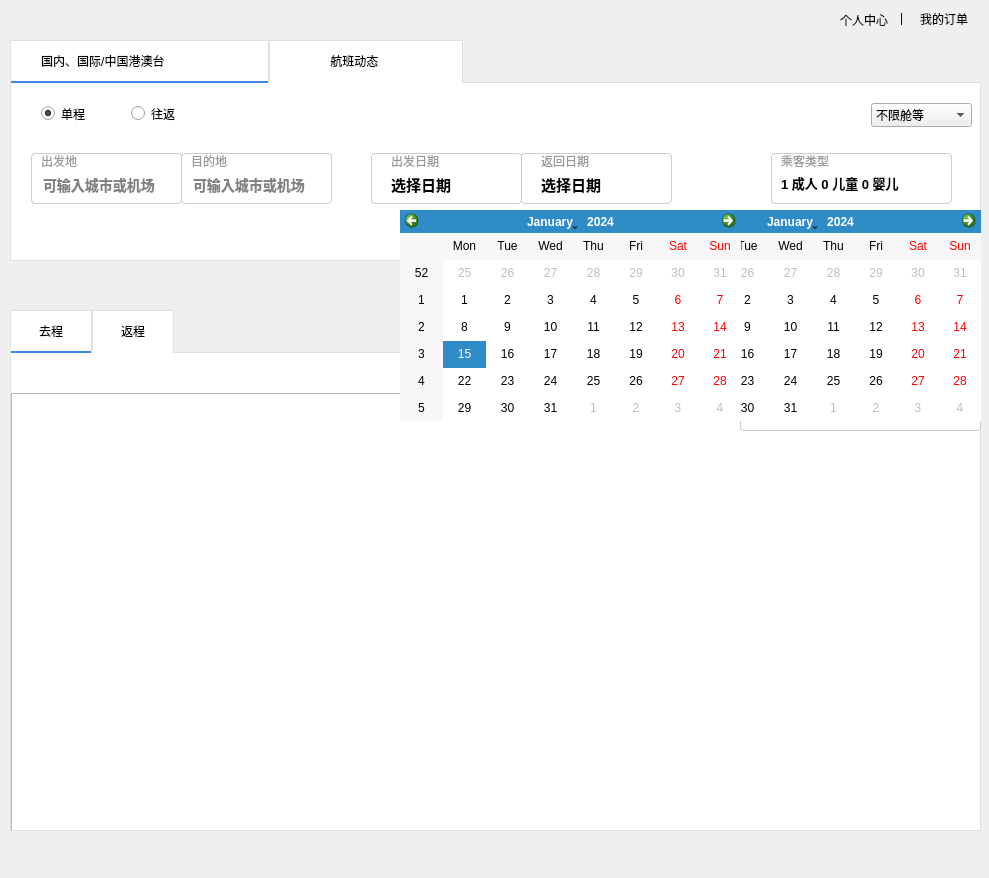
<?xml version="1.0" encoding="UTF-8"?>
<ui version="4.0">
 <class>FlightSearchWidget</class>
 <widget class="QWidget" name="FlightSearchWidget">
  <property name="geometry">
   <rect>
    <x>0</x>
    <y>0</y>
    <width>989</width>
    <height>878</height>
   </rect>
  </property>
  <property name="minimumSize">
   <size>
    <width>989</width>
    <height>878</height>
   </size>
  </property>
  <property name="maximumSize">
   <size>
    <width>989</width>
    <height>878</height>
   </size>
  </property>
  <property name="windowTitle">
   <string>航空管理系统-首页</string>
  </property>
  <property name="styleSheet">
   <string notr="true"/>
  </property>
  <widget class="QTabWidget" name="tabWidget">
   <property name="geometry">
    <rect>
     <x>10</x>
     <y>40</y>
     <width>971</width>
     <height>221</height>
    </rect>
   </property>
   <property name="toolTip">
    <string/>
   </property>
   <property name="accessibleName">
    <string/>
   </property>
   <property name="styleSheet">
    <string notr="true">QTabBar {
    alignment: center;
    background-color: white;
    border: 1px solid #e0e0e0;
    border-bottom: none;
}

QTabBar::tab {
    text-align: center;
    min-width: 80px;
    height: 40px;
    padding: 0px;
    background-color: white;
    border: 1px solid #e0e0e0;
    border-bottom: none;
}

QTabBar::tab:selected {
    background-color: white;
    border-bottom: 2px solid #4186ea;
    border-left: 1px solid #e0e0e0;
    border-right: 1px solid #e0e0e0;
    border-top: 1px solid #e0e0e0;
}

QTabBar::tab:hover:!selected {
    background-color: #f8f9fa;
    border: 1px solid #99c1ff;
    border-bottom: none;
}

QTabWidget::pane {
    background-color: white;
    border: 1px solid #e0e0e0;
    top: -1px;
}</string>
   </property>
   <property name="currentIndex">
    <number>0</number>
   </property>
   <widget class="QWidget" name="tab">
    <attribute name="title">
     <string>         国内、国际/中国港澳台                               </string>
    </attribute>
    <widget class="QRadioButton" name="radioOneWay">
     <property name="geometry">
      <rect>
       <x>30</x>
       <y>20</y>
       <width>96</width>
       <height>21</height>
      </rect>
     </property>
     <property name="text">
      <string>单程</string>
     </property>
     <property name="checked">
      <bool>true</bool>
     </property>
    </widget>
    <widget class="QRadioButton" name="radioRoundTrip">
     <property name="geometry">
      <rect>
       <x>120</x>
       <y>20</y>
       <width>96</width>
       <height>21</height>
      </rect>
     </property>
     <property name="text">
      <string>往返</string>
     </property>
    </widget>
    <widget class="QWidget" name="widget" native="true">
     <property name="geometry">
      <rect>
       <x>20</x>
       <y>70</y>
       <width>151</width>
       <height>51</height>
      </rect>
     </property>
     <property name="styleSheet">
      <string notr="true">QWidget#widget { 
    border: 1px solid #cccccc;
    border-radius: 4px;
    background-color: white;
}</string>
     </property>
     <widget class="QLabel" name="label_6">
      <property name="geometry">
       <rect>
        <x>10</x>
        <y>0</y>
        <width>54</width>
        <height>16</height>
       </rect>
      </property>
      <property name="styleSheet">
       <string notr="true">color: rgb(153, 153, 153);
border: none;
background-color: transparent;</string>
      </property>
      <property name="text">
       <string>出发地</string>
      </property>
     </widget>
     <widget class="QLineEdit" name="lineEdit_Depart">
      <property name="geometry">
       <rect>
        <x>10</x>
        <y>20</y>
        <width>131</width>
        <height>23</height>
       </rect>
      </property>
      <property name="styleSheet">
       <string notr="true">border: none;
font-weight: bold;
font-size: 14px;</string>
      </property>
      <property name="placeholderText">
       <string>可输入城市或机场</string>
      </property>
     </widget>
    </widget>
    <widget class="QWidget" name="widget_2" native="true">
     <property name="geometry">
      <rect>
       <x>170</x>
       <y>70</y>
       <width>151</width>
       <height>51</height>
      </rect>
     </property>
     <property name="styleSheet">
      <string notr="true">QWidget#widget_2 { 
    border: 1px solid #cccccc;
    border-radius: 4px;
    background-color: white;
}</string>
     </property>
     <widget class="QLabel" name="label_7">
      <property name="geometry">
       <rect>
        <x>10</x>
        <y>0</y>
        <width>54</width>
        <height>16</height>
       </rect>
      </property>
      <property name="styleSheet">
       <string notr="true">color: rgb(153, 153, 153);
border: none;
background-color: transparent;</string>
      </property>
      <property name="text">
       <string>目的地</string>
      </property>
     </widget>
     <widget class="QLineEdit" name="lineEdit_Arrive">
      <property name="geometry">
       <rect>
        <x>10</x>
        <y>20</y>
        <width>131</width>
        <height>23</height>
       </rect>
      </property>
      <property name="styleSheet">
       <string notr="true">border: none;
font-weight: bold;
font-size: 14px;</string>
      </property>
      <property name="placeholderText">
       <string>可输入城市或机场</string>
      </property>
     </widget>
    </widget>
    <widget class="QWidget" name="widget_3" native="true">
     <property name="geometry">
      <rect>
       <x>360</x>
       <y>70</y>
       <width>151</width>
       <height>51</height>
      </rect>
     </property>
     <property name="styleSheet">
      <string notr="true">QWidget#widget_3 {
    border: 1px solid #cccccc;
    border-radius: 4px;
    background-color: white;
}</string>
     </property>
     <widget class="QLabel" name="label_8">
      <property name="geometry">
       <rect>
        <x>20</x>
        <y>0</y>
        <width>54</width>
        <height>16</height>
       </rect>
      </property>
      <property name="styleSheet">
       <string notr="true">color: rgb(153, 153, 153);
border: none;
background-color: transparent;</string>
      </property>
      <property name="text">
       <string>出发日期</string>
      </property>
     </widget>
     <widget class="QLabel" name="dateDepart">
      <property name="geometry">
       <rect>
        <x>20</x>
        <y>20</y>
        <width>111</width>
        <height>21</height>
       </rect>
      </property>
      <property name="text">
       <string>&lt;html&gt;&lt;head/&gt;&lt;body&gt;&lt;p&gt;&lt;span style=&quot; font-size:11pt; font-weight:700; color:#000000;&quot;&gt;选择日期&lt;/span&gt;&lt;/p&gt;&lt;/body&gt;&lt;/html&gt;</string>
      </property>
     </widget>
    </widget>
    <widget class="QWidget" name="widget_4" native="true">
     <property name="geometry">
      <rect>
       <x>510</x>
       <y>70</y>
       <width>151</width>
       <height>51</height>
      </rect>
     </property>
     <property name="styleSheet">
      <string notr="true">QWidget#widget_4 { 
    border: 1px solid #cccccc;
    border-radius: 4px;
    background-color: white;
}</string>
     </property>
     <widget class="QLabel" name="label_9">
      <property name="geometry">
       <rect>
        <x>20</x>
        <y>0</y>
        <width>54</width>
        <height>16</height>
       </rect>
      </property>
      <property name="styleSheet">
       <string notr="true">color: rgb(153, 153, 153);
border: none;
background-color: transparent;</string>
      </property>
      <property name="text">
       <string>返回日期</string>
      </property>
     </widget>
     <widget class="QLabel" name="dateReturn">
      <property name="geometry">
       <rect>
        <x>20</x>
        <y>20</y>
        <width>121</width>
        <height>21</height>
       </rect>
      </property>
      <property name="text">
       <string>&lt;html&gt;&lt;head/&gt;&lt;body&gt;&lt;p&gt;&lt;span style=&quot; font-size:11pt; font-weight:700; color:#000000;&quot;&gt;选择日期&lt;/span&gt;&lt;/p&gt;&lt;/body&gt;&lt;/html&gt;</string>
      </property>
     </widget>
    </widget>
    <widget class="QWidget" name="widget_5" native="true">
     <property name="geometry">
      <rect>
       <x>760</x>
       <y>70</y>
       <width>181</width>
       <height>51</height>
      </rect>
     </property>
     <property name="styleSheet">
      <string notr="true">QWidget#widget_5 {
    border: 1px solid #cccccc;
    border-radius: 4px;
    background-color: white;
}</string>
     </property>
     <widget class="QLabel" name="label_10">
      <property name="geometry">
       <rect>
        <x>10</x>
        <y>0</y>
        <width>54</width>
        <height>16</height>
       </rect>
      </property>
      <property name="styleSheet">
       <string notr="true">color: rgb(153, 153, 153);
border: none;
background-color: transparent;</string>
      </property>
      <property name="text">
       <string>乘客类型</string>
      </property>
     </widget>
     <widget class="QLabel" name="passenger">
      <property name="geometry">
       <rect>
        <x>10</x>
        <y>20</y>
        <width>141</width>
        <height>21</height>
       </rect>
      </property>
      <property name="text">
       <string>&lt;html&gt;&lt;head/&gt;&lt;body&gt;&lt;p&gt;&lt;span style=&quot; font-size:10pt; font-weight:700; color:#000000;&quot;&gt;1 成人 0 儿童 0 婴儿&lt;/span&gt;&lt;/p&gt;&lt;/body&gt;&lt;/html&gt;</string>
      </property>
     </widget>
    </widget>
    <widget class="QComboBox" name="comboBox">
     <property name="geometry">
      <rect>
       <x>860</x>
       <y>20</y>
       <width>101</width>
       <height>24</height>
      </rect>
     </property>
     <item>
      <property name="text">
       <string>不限舱等</string>
      </property>
     </item>
     <item>
      <property name="text">
       <string>经济舱</string>
      </property>
     </item>
     <item>
      <property name="text">
       <string>公务舱</string>
      </property>
     </item>
     <item>
      <property name="text">
       <string>头等舱</string>
      </property>
     </item>
    </widget>
    <widget class="QPushButton" name="btnSearch">
     <property name="geometry">
      <rect>
       <x>450</x>
       <y>140</y>
       <width>111</width>
       <height>31</height>
      </rect>
     </property>
     <property name="styleSheet">
      <string notr="true">QPushButton {
    border: 2px solid #ff7d00; 
    border-radius: 4px;
    background-color: #ff7d00;
    color: white;
    font-size: 16px;
    height: 44px;
}

QPushButton:hover {
    border-color: #ff6600;
    background-color: #ff6600;
}

QPushButton:pressed {
    border-color: #e65c00;
    background-color: #e65c00;
}

QPushButton:disabled {
    border-color: #cccccc;
    background-color: #cccccc;
    color: #ffffff;
}</string>
     </property>
     <property name="text">
      <string>确认搜索</string>
     </property>
    </widget>
   </widget>
   <widget class="QWidget" name="tab_3">
    <attribute name="title">
     <string>                  航班动态                         </string>
    </attribute>
    <widget class="QRadioButton" name="radioButton_4">
     <property name="geometry">
      <rect>
       <x>20</x>
       <y>20</y>
       <width>96</width>
       <height>21</height>
      </rect>
     </property>
     <property name="tabletTracking">
      <bool>false</bool>
     </property>
     <property name="text">
      <string>搜航班号</string>
     </property>
     <property name="checked">
      <bool>true</bool>
     </property>
    </widget>
    <widget class="QRadioButton" name="radioButton_5">
     <property name="geometry">
      <rect>
       <x>140</x>
       <y>20</y>
       <width>96</width>
       <height>21</height>
      </rect>
     </property>
     <property name="text">
      <string>搜起降地</string>
     </property>
    </widget>
    <widget class="QStackedWidget" name="stackedWidget">
     <property name="geometry">
      <rect>
       <x>19</x>
       <y>59</y>
       <width>591</width>
       <height>71</height>
      </rect>
     </property>
     <property name="currentIndex">
      <number>0</number>
     </property>
     <widget class="QWidget" name="page">
      <widget class="QLineEdit" name="lineEdit_3">
       <property name="geometry">
        <rect>
         <x>10</x>
         <y>10</y>
         <width>581</width>
         <height>51</height>
        </rect>
       </property>
       <property name="font">
        <font>
         <pointsize>12</pointsize>
        </font>
       </property>
       <property name="text">
        <string/>
       </property>
       <property name="placeholderText">
        <string>  请填写航班号，如MU1234</string>
       </property>
      </widget>
     </widget>
     <widget class="QWidget" name="page_2">
      <widget class="QWidget" name="widget_7" native="true">
       <property name="geometry">
        <rect>
         <x>10</x>
         <y>10</y>
         <width>291</width>
         <height>51</height>
        </rect>
       </property>
       <property name="styleSheet">
        <string notr="true">QWidget#widget_7 { 
    border: 1px solid #cccccc;
    border-radius: 4px;
    background-color: white;
}</string>
       </property>
       <widget class="QLabel" name="label_14">
        <property name="geometry">
         <rect>
          <x>10</x>
          <y>0</y>
          <width>54</width>
          <height>16</height>
         </rect>
        </property>
        <property name="styleSheet">
         <string notr="true">color: rgb(153, 153, 153);
border: none;
background-color: transparent;</string>
        </property>
        <property name="text">
         <string>出发地</string>
        </property>
       </widget>
       <widget class="QLineEdit" name="lineEdit_Depart_2">
        <property name="geometry">
         <rect>
          <x>10</x>
          <y>20</y>
          <width>271</width>
          <height>23</height>
         </rect>
        </property>
        <property name="styleSheet">
         <string notr="true">border: none;
font-weight: bold;
font-size: 14px;</string>
        </property>
        <property name="placeholderText">
         <string>可输入城市或机场</string>
        </property>
       </widget>
      </widget>
      <widget class="QWidget" name="widget_10" native="true">
       <property name="geometry">
        <rect>
         <x>300</x>
         <y>10</y>
         <width>281</width>
         <height>51</height>
        </rect>
       </property>
       <property name="styleSheet">
        <string notr="true">QWidget#widget_10 { 
    border: 1px solid #cccccc;
    border-radius: 4px;
    background-color: white;
}</string>
       </property>
       <widget class="QLabel" name="label_15">
        <property name="geometry">
         <rect>
          <x>10</x>
          <y>0</y>
          <width>54</width>
          <height>16</height>
         </rect>
        </property>
        <property name="styleSheet">
         <string notr="true">color: rgb(153, 153, 153);
border: none;
background-color: transparent;</string>
        </property>
        <property name="text">
         <string>目的地</string>
        </property>
       </widget>
       <widget class="QLineEdit" name="lineEdit_Arrive_2">
        <property name="geometry">
         <rect>
          <x>10</x>
          <y>20</y>
          <width>261</width>
          <height>23</height>
         </rect>
        </property>
        <property name="styleSheet">
         <string notr="true">border: none;
font-weight: bold;
font-size: 14px;</string>
        </property>
        <property name="placeholderText">
         <string>可输入城市或机场</string>
        </property>
       </widget>
      </widget>
     </widget>
    </widget>
    <widget class="QPushButton" name="btnSearch_2">
     <property name="geometry">
      <rect>
       <x>450</x>
       <y>140</y>
       <width>111</width>
       <height>31</height>
      </rect>
     </property>
     <property name="styleSheet">
      <string notr="true">QPushButton {
    border: 2px solid #ff7d00; 
    border-radius: 4px;
    background-color: #ff7d00;
    color: white;
    font-size: 16px;
    height: 44px;
}

QPushButton:hover {
    border-color: #ff6600;
    background-color: #ff6600;
}

QPushButton:pressed {
    border-color: #e65c00;
    background-color: #e65c00;
}

QPushButton:disabled {
    border-color: #cccccc;
    background-color: #cccccc;
    color: #ffffff;
}</string>
     </property>
     <property name="text">
      <string>确认搜索</string>
     </property>
    </widget>
    <widget class="QWidget" name="widget_11" native="true">
     <property name="geometry">
      <rect>
       <x>650</x>
       <y>70</y>
       <width>161</width>
       <height>51</height>
      </rect>
     </property>
     <property name="styleSheet">
      <string notr="true">QWidget#widget_11 { 
    border: 1px solid #cccccc;
    border-radius: 4px;
    background-color: white;
}</string>
     </property>
     <widget class="QLabel" name="label_16">
      <property name="geometry">
       <rect>
        <x>20</x>
        <y>0</y>
        <width>54</width>
        <height>16</height>
       </rect>
      </property>
      <property name="styleSheet">
       <string notr="true">color: rgb(153, 153, 153);
border: none;
background-color: transparent;</string>
      </property>
      <property name="text">
       <string>出发日期</string>
      </property>
     </widget>
     <widget class="QLabel" name="dateDepart_2">
      <property name="geometry">
       <rect>
        <x>20</x>
        <y>20</y>
        <width>111</width>
        <height>21</height>
       </rect>
      </property>
      <property name="text">
       <string>&lt;html&gt;&lt;head/&gt;&lt;body&gt;&lt;p&gt;&lt;span style=&quot; font-size:11pt; font-weight:700; color:#000000;&quot;&gt;选择日期&lt;/span&gt;&lt;/p&gt;&lt;/body&gt;&lt;/html&gt;</string>
      </property>
     </widget>
    </widget>
   </widget>
  </widget>
  <widget class="QLabel" name="label_2">
   <property name="geometry">
    <rect>
     <x>900</x>
     <y>10</y>
     <width>16</width>
     <height>16</height>
    </rect>
   </property>
   <property name="text">
    <string>&lt;html&gt;&lt;head/&gt;&lt;body&gt;&lt;p&gt;&lt;span style=&quot; color:#000000;&quot;&gt;|&lt;/span&gt;&lt;/p&gt;&lt;/body&gt;&lt;/html&gt;</string>
   </property>
  </widget>
  <widget class="ClickableLabel" name="label_3">
   <property name="geometry">
    <rect>
     <x>920</x>
     <y>10</y>
     <width>54</width>
     <height>16</height>
    </rect>
   </property>
   <property name="text">
    <string>&lt;html&gt;&lt;head/&gt;&lt;body&gt;&lt;p&gt;&lt;span style=&quot; color:#000000;&quot;&gt;我的订单&lt;/span&gt;&lt;/p&gt;&lt;/body&gt;&lt;/html&gt;</string>
   </property>
  </widget>
  <widget class="ClickableLabel" name="label_5">
   <property name="geometry">
    <rect>
     <x>840</x>
     <y>10</y>
     <width>61</width>
     <height>20</height>
    </rect>
   </property>
   <property name="text">
    <string>&lt;html&gt;&lt;head/&gt;&lt;body&gt;&lt;p&gt;&lt;span style=&quot; color:#000000;&quot;&gt;个人中心&lt;/span&gt;&lt;/p&gt;&lt;/body&gt;&lt;/html&gt;</string>
   </property>
  </widget>
  <widget class="QWidget" name="passengerWidget" native="true">
   <property name="geometry">
    <rect>
     <x>740</x>
     <y>210</y>
     <width>241</width>
     <height>221</height>
    </rect>
   </property>
   <property name="styleSheet">
    <string notr="true">QWidget#passengerWidget{
    border: 1px solid #cccccc;
    border-radius: 4px;
    background-color: white;
}</string>
   </property>
   <widget class="QLabel" name="label_11">
    <property name="geometry">
     <rect>
      <x>10</x>
      <y>10</y>
      <width>91</width>
      <height>41</height>
     </rect>
    </property>
    <property name="text">
     <string/>
    </property>
    <property name="pixmap">
     <pixmap resource="../resources/resources.qrc">:/images/images/1.png</pixmap>
    </property>
    <property name="scaledContents">
     <bool>true</bool>
    </property>
   </widget>
   <widget class="QLabel" name="label_12">
    <property name="geometry">
     <rect>
      <x>10</x>
      <y>70</y>
      <width>91</width>
      <height>41</height>
     </rect>
    </property>
    <property name="text">
     <string/>
    </property>
    <property name="pixmap">
     <pixmap resource="../resources/resources.qrc">:/images/images/3.png</pixmap>
    </property>
    <property name="scaledContents">
     <bool>true</bool>
    </property>
   </widget>
   <widget class="QLabel" name="label_13">
    <property name="geometry">
     <rect>
      <x>10</x>
      <y>130</y>
      <width>91</width>
      <height>41</height>
     </rect>
    </property>
    <property name="text">
     <string/>
    </property>
    <property name="pixmap">
     <pixmap resource="../resources/resources.qrc">:/images/images/2.png</pixmap>
    </property>
    <property name="scaledContents">
     <bool>true</bool>
    </property>
   </widget>
   <widget class="QSpinBox" name="spinBox">
    <property name="geometry">
     <rect>
      <x>140</x>
      <y>20</y>
      <width>91</width>
      <height>31</height>
     </rect>
    </property>
   </widget>
   <widget class="QSpinBox" name="spinBox_2">
    <property name="geometry">
     <rect>
      <x>140</x>
      <y>80</y>
      <width>91</width>
      <height>31</height>
     </rect>
    </property>
   </widget>
   <widget class="QSpinBox" name="spinBox_3">
    <property name="geometry">
     <rect>
      <x>140</x>
      <y>140</y>
      <width>91</width>
      <height>31</height>
     </rect>
    </property>
   </widget>
   <widget class="QPushButton" name="pushButton">
    <property name="geometry">
     <rect>
      <x>170</x>
      <y>180</y>
      <width>61</width>
      <height>31</height>
     </rect>
    </property>
    <property name="styleSheet">
     <string notr="true">QPushButton {
    background-color: #007fff;
    border: none;
    border-radius: 4px;
    color: white;
    padding: 6px 16px;
    font-size: 14px;
}

QPushButton:hover {
    background-color: #0066cc;
}</string>
    </property>
    <property name="text">
     <string>确定</string>
    </property>
   </widget>
   <widget class="QPushButton" name="pushButton_2">
    <property name="geometry">
     <rect>
      <x>90</x>
      <y>180</y>
      <width>61</width>
      <height>31</height>
     </rect>
    </property>
    <property name="styleSheet">
     <string notr="true">QPushButton {
    background-color: white;
    border: 1px solid #cccccc;
    border-radius: 4px;
    color: #333333;
    padding: 6px 16px;
    font-size: 14px;
}

QPushButton:hover {
    border-color: #999999;
}</string>
    </property>
    <property name="text">
     <string>取消</string>
    </property>
   </widget>
   <widget class="QCalendarWidget" name="calendarWidget_3">
    <property name="enabled">
     <bool>true</bool>
    </property>
    <property name="geometry">
     <rect>
      <x>-100</x>
      <y>0</y>
      <width>341</width>
      <height>211</height>
     </rect>
    </property>
   </widget>
  </widget>
  <widget class="QCalendarWidget" name="calendarWidget_2">
   <property name="enabled">
    <bool>true</bool>
   </property>
   <property name="geometry">
    <rect>
     <x>400</x>
     <y>210</y>
     <width>341</width>
     <height>211</height>
    </rect>
   </property>
  </widget>
  <widget class="QTabWidget" name="tabWidget_2">
   <property name="geometry">
    <rect>
     <x>10</x>
     <y>310</y>
     <width>971</width>
     <height>521</height>
    </rect>
   </property>
   <property name="styleSheet">
    <string notr="true">QTabBar {
    alignment: center;
    background-color: white;
    border: 1px solid #e0e0e0;
    border-bottom: none;
}

QTabBar::tab {
    text-align: center;
    min-width: 80px;
    height: 40px;
    padding: 0px;
    background-color: white;
    border: 1px solid #e0e0e0;
    border-bottom: none;
}

QTabBar::tab:selected {
    background-color: white;
    border-bottom: 2px solid #4186ea;
    border-left: 1px solid #e0e0e0;
    border-right: 1px solid #e0e0e0;
    border-top: 1px solid #e0e0e0;
}

QTabBar::tab:hover:!selected {
    background-color: #f8f9fa;
    border: 1px solid #99c1ff;
    border-bottom: none;
}

QTabWidget::pane {
    background-color: white;
    border: 1px solid #e0e0e0;
    top: -1px;
}</string>
   </property>
   <property name="currentIndex">
    <number>0</number>
   </property>
   <widget class="QWidget" name="widget_6">
    <attribute name="title">
     <string>去程</string>
    </attribute>
    <widget class="QWidget" name="widget_8" native="true">
     <property name="geometry">
      <rect>
       <x>0</x>
       <y>0</y>
       <width>961</width>
       <height>51</height>
      </rect>
     </property>
     <widget class="QComboBox" name="comboBox_3">
      <property name="geometry">
       <rect>
        <x>860</x>
        <y>20</y>
        <width>101</width>
        <height>24</height>
       </rect>
      </property>
      <item>
       <property name="text">
        <string>更多排序</string>
       </property>
      </item>
      <item>
       <property name="text">
        <string>耗时短-长</string>
       </property>
      </item>
      <item>
       <property name="text">
        <string>耗时长-短</string>
       </property>
      </item>
      <item>
       <property name="text">
        <string>价格高-低</string>
       </property>
      </item>
      <item>
       <property name="text">
        <string>到达早-晚</string>
       </property>
      </item>
      <item>
       <property name="text">
        <string>到达晚-早</string>
       </property>
      </item>
      <item>
       <property name="text">
        <string>起飞晚-早</string>
       </property>
      </item>
     </widget>
     <widget class="ClickableLabel" name="ontime">
      <property name="geometry">
       <rect>
        <x>630</x>
        <y>20</y>
        <width>71</width>
        <height>16</height>
       </rect>
      </property>
      <property name="text">
       <string>&lt;html&gt;&lt;head/&gt;&lt;body&gt;&lt;p&gt;&lt;span style=&quot; font-size:10pt;&quot;&gt;准点率高-低&lt;/span&gt;&lt;/p&gt;&lt;/body&gt;&lt;/html&gt;</string>
      </property>
     </widget>
     <widget class="ClickableLabel" name="depart">
      <property name="geometry">
       <rect>
        <x>730</x>
        <y>20</y>
        <width>101</width>
        <height>16</height>
       </rect>
      </property>
      <property name="text">
       <string>&lt;html&gt;&lt;head/&gt;&lt;body&gt;&lt;p&gt;&lt;span style=&quot; font-size:10pt;&quot;&gt;起飞时间早-晚&lt;/span&gt;&lt;/p&gt;&lt;/body&gt;&lt;/html&gt;</string>
      </property>
     </widget>
     <widget class="ClickableLabel" name="dijia">
      <property name="geometry">
       <rect>
        <x>550</x>
        <y>20</y>
        <width>71</width>
        <height>16</height>
       </rect>
      </property>
      <property name="text">
       <string>&lt;html&gt;&lt;head/&gt;&lt;body&gt;&lt;p&gt;&lt;span style=&quot; font-size:10pt;&quot;&gt;低价优先&lt;/span&gt;&lt;/p&gt;&lt;/body&gt;&lt;/html&gt;</string>
      </property>
     </widget>
    </widget>
    <widget class="QListWidget" name="listWidgetGoing">
     <property name="geometry">
      <rect>
       <x>0</x>
       <y>40</y>
       <width>971</width>
       <height>441</height>
      </rect>
     </property>
     <property name="styleSheet">
      <string notr="true">QListWidget { border: none; background-color: #F5F5F5; }；
setSpacing(2)；</string>
     </property>
    </widget>
   </widget>
   <widget class="QWidget" name="tab_8">
    <attribute name="title">
     <string>返程</string>
    </attribute>
    <widget class="QListWidget" name="listWidgetReturn">
     <property name="geometry">
      <rect>
       <x>0</x>
       <y>50</y>
       <width>971</width>
       <height>451</height>
      </rect>
     </property>
     <property name="styleSheet">
      <string notr="true">QListWidget { border: none; background-color: #F5F5F5; }；
setSpacing(8)；
</string>
     </property>
    </widget>
    <widget class="QWidget" name="widget_9" native="true">
     <property name="geometry">
      <rect>
       <x>0</x>
       <y>0</y>
       <width>961</width>
       <height>51</height>
      </rect>
     </property>
     <widget class="QComboBox" name="comboBox_4">
      <property name="geometry">
       <rect>
        <x>860</x>
        <y>20</y>
        <width>101</width>
        <height>24</height>
       </rect>
      </property>
      <item>
       <property name="text">
        <string>更多排序</string>
       </property>
      </item>
      <item>
       <property name="text">
        <string>耗时短-长</string>
       </property>
      </item>
      <item>
       <property name="text">
        <string>耗时长-短</string>
       </property>
      </item>
      <item>
       <property name="text">
        <string>价格高-低</string>
       </property>
      </item>
      <item>
       <property name="text">
        <string>到达早-晚</string>
       </property>
      </item>
      <item>
       <property name="text">
        <string>到达晚-早</string>
       </property>
      </item>
      <item>
       <property name="text">
        <string>起飞晚-早</string>
       </property>
      </item>
     </widget>
     <widget class="ClickableLabel" name="ontime_2">
      <property name="geometry">
       <rect>
        <x>630</x>
        <y>20</y>
        <width>71</width>
        <height>16</height>
       </rect>
      </property>
      <property name="text">
       <string>&lt;html&gt;&lt;head/&gt;&lt;body&gt;&lt;p&gt;&lt;span style=&quot; font-size:10pt;&quot;&gt;准点率高-低&lt;/span&gt;&lt;/p&gt;&lt;/body&gt;&lt;/html&gt;</string>
      </property>
     </widget>
     <widget class="ClickableLabel" name="depart_2">
      <property name="geometry">
       <rect>
        <x>730</x>
        <y>20</y>
        <width>101</width>
        <height>16</height>
       </rect>
      </property>
      <property name="text">
       <string>&lt;html&gt;&lt;head/&gt;&lt;body&gt;&lt;p&gt;&lt;span style=&quot; font-size:10pt;&quot;&gt;起飞时间早-晚&lt;/span&gt;&lt;/p&gt;&lt;/body&gt;&lt;/html&gt;</string>
      </property>
     </widget>
     <widget class="ClickableLabel" name="dijia_2">
      <property name="geometry">
       <rect>
        <x>550</x>
        <y>20</y>
        <width>71</width>
        <height>16</height>
       </rect>
      </property>
      <property name="text">
       <string>&lt;html&gt;&lt;head/&gt;&lt;body&gt;&lt;p&gt;&lt;span style=&quot; font-size:10pt;&quot;&gt;低价优先&lt;/span&gt;&lt;/p&gt;&lt;/body&gt;&lt;/html&gt;</string>
      </property>
     </widget>
    </widget>
   </widget>
  </widget>
  <widget class="QCalendarWidget" name="calendarWidget">
   <property name="enabled">
    <bool>true</bool>
   </property>
   <property name="geometry">
    <rect>
     <x>400</x>
     <y>210</y>
     <width>341</width>
     <height>211</height>
    </rect>
   </property>
  </widget>
  <zorder>tabWidget_2</zorder>
  <zorder>label_2</zorder>
  <zorder>label_3</zorder>
  <zorder>label_5</zorder>
  <zorder>tabWidget</zorder>
  <zorder>calendarWidget_2</zorder>
  <zorder>passengerWidget</zorder>
  <zorder>calendarWidget</zorder>
 </widget>
 <customwidgets>
  <customwidget>
   <class>ClickableLabel</class>
   <extends>QLabel</extends>
   <header location="global">clickablelabel.h</header>
   <slots>
    <signal>clicked()</signal>
    <slot>on_switchLabel_clicked()</slot>
   </slots>
  </customwidget>
 </customwidgets>
 <resources>
  <include location="../resources/resources.qrc"/>
 </resources>
 <connections/>
</ui>
